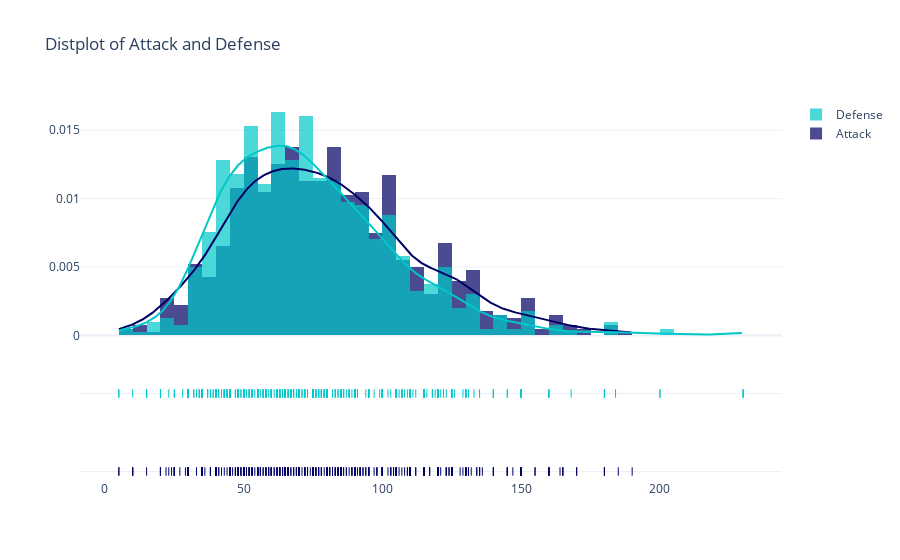

The code cell stored with this chart in its notebook:
### Markdown cell above
Distribution plot of two stats

### Code cell
configure_plotly_browser_state()
hist_data = [df['Attack'], df['Defense']]
group_labels = ['Attack', 'Defense']
colors = ['rgb(0, 0, 100)', 'rgb(0, 200, 200)']

fig = ff.create_distplot(hist_data, group_labels, bin_size=5, colors=colors)
fig.update_layout(title_text='Distplot of Attack and Defense', template='plotly_white')
iplot(fig, filename='Distplot of attack and defense')

### Figure 1 — Plotly figure (JSON) as saved in the notebook; plotly's stock layout.template omitted (floating-point values rounded to 4 significant figures; data arrays with more than 128 entries replaced by an {"elided": "..."} marker saying what was removed)
{"data": [{"autobinx": false, "histnorm": "probability density", "legendgroup": "Attack", "marker": {"color": "rgb(0, 0, 100)"}, "name": "Attack", "opacity": 0.7, "type": "histogram", "x": {"elided": "800 int values"}, "xaxis": "x", "xbins": {"end": 190, "size": 5, "start": 5}, "yaxis": "y"}, {"autobinx": false, "histnorm": "probability density", "legendgroup": "Defense", "marker": {"color": "rgb(0, 200, 200)"}, "name": "Defense", "opacity": 0.7, "type": "histogram", "x": {"elided": "800 int values"}, "xaxis": "x", "xbins": {"end": 230, "size": 5, "start": 5}, "yaxis": "y"}, {"legendgroup": "Attack", "marker": {"color": "rgb(0, 0, 100)"}, "mode": "lines", "name": "Attack", "showlegend": false, "type": "scatter", "x": {"elided": "500 float values"}, "xaxis": "x", "y": {"elided": "500 float values"}, "yaxis": "y"}, {"legendgroup": "Defense", "marker": {"color": "rgb(0, 200, 200)"}, "mode": "lines", "name": "Defense", "showlegend": false, "type": "scatter", "x": {"elided": "500 float values"}, "xaxis": "x", "y": {"elided": "500 float values"}, "yaxis": "y"}, {"legendgroup": "Attack", "marker": {"color": "rgb(0, 0, 100)", "symbol": "line-ns-open"}, "mode": "markers", "name": "Attack", "showlegend": false, "type": "scatter", "x": {"elided": "800 int values"}, "xaxis": "x", "y": {"elided": "800 str values"}, "yaxis": "y2"}, {"legendgroup": "Defense", "marker": {"color": "rgb(0, 200, 200)", "symbol": "line-ns-open"}, "mode": "markers", "name": "Defense", "showlegend": false, "type": "scatter", "x": {"elided": "800 int values"}, "xaxis": "x", "y": {"elided": "800 str values"}, "yaxis": "y2"}], "layout": {"barmode": "overlay", "hovermode": "closest", "legend": {"traceorder": "reversed"}, "title": {"text": "Distplot of Attack and Defense"}, "xaxis": {"anchor": "y2", "domain": [0, 1], "zeroline": false}, "yaxis": {"anchor": "free", "domain": [0.35, 1], "position": 0}, "yaxis2": {"anchor": "x", "domain": [0, 0.25], "dtick": 1, "showticklabels": false}}}
